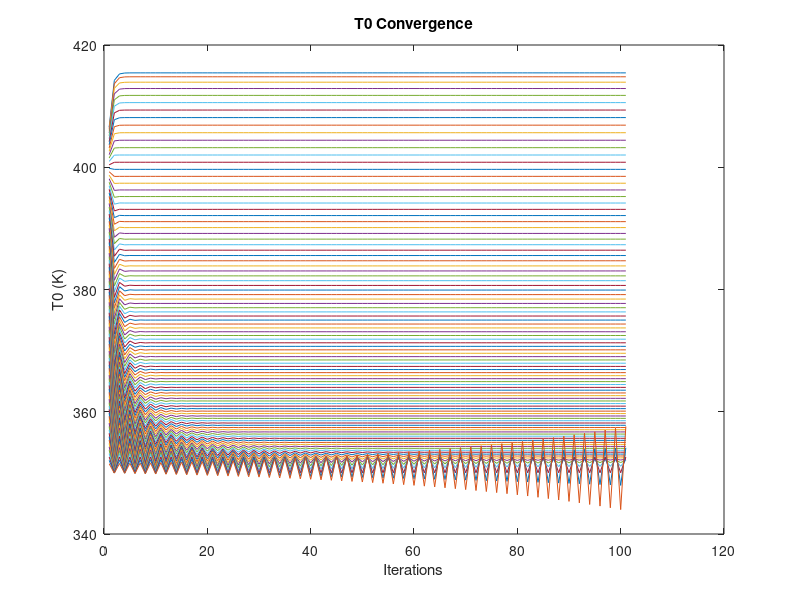
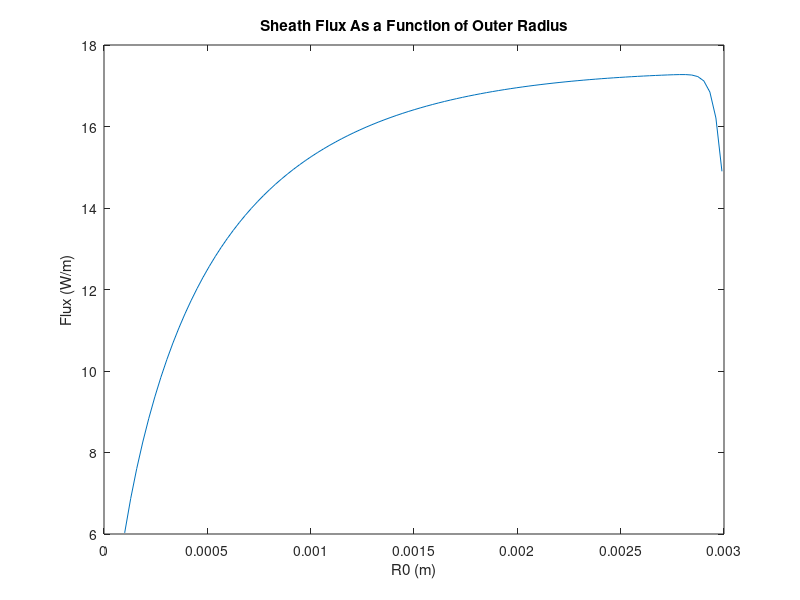

MATLAB code to generate these figures, in order:
Ti = 400; Te = 300; sig = 5.67*1e-8; ri = 0.0005; k = 0.1;
eps = 0.5;

%Equation for Q/L==q as a function of r0, T0
q_est = @(r0, T0) 2.*pi.*r0.*(sig.*eps.*(T0.^4-Te^4) + 1.1.*(T0-Te)./(sqrt(2).*sqrt(r0)));
%Equation for T0 as a function of r0, q
T0_est = @(r0, q_guess) Ti - q_guess.*log(r0/ri)/(2*pi*k);

%Define a linspace of r0 sizes to try and store T0 values
np = 100; rp = linspace(1e-4, 2.99*1e-3, np); T0_values = [];

%Stop the loop if it exceeds nmax iterations
nmax = 1e2; count = 0;
%Stop iteration if dT0 falls below tolerance. Initial guess of T0=350
dT0 = 1000; tol = 1; T0_guessPrev = 350;

while (max(dT0) > tol)&&(count < nmax + 1)
    %Compute the next guess
    q_guess = q_est(rp, T0_guessPrev);
    T0_guess = T0_est(rp, q_guess);
    %Compute the change in T0 for this iteration
    dT0 = abs(T0_guess-T0_guessPrev);
    %Store the T0 value and update the count
    T0_values = [T0_values; T0_guess];
    T0_guessPrev = T0_guess;
    count = count + 1;
end

[q_max, r0_maxInd] = max(q_guess)
r0_max = rp(r0_maxInd)
T0_max = T0_est(r0_max, q_max)


figure;
plot(T0_values(:,1))
hold on;
title('T0 Convergence')
xlabel('Iterations')
ylabel('T0 (K)')
for x=2:np
    plot(T0_values(:,x))
end
hold off;

figure;
plot(rp, q_guess)
hold on;
title('Sheath Flux As a Function of Outer Radius')
xlabel('R0 (m)')
ylabel('Flux (W/m)')
hold off;


